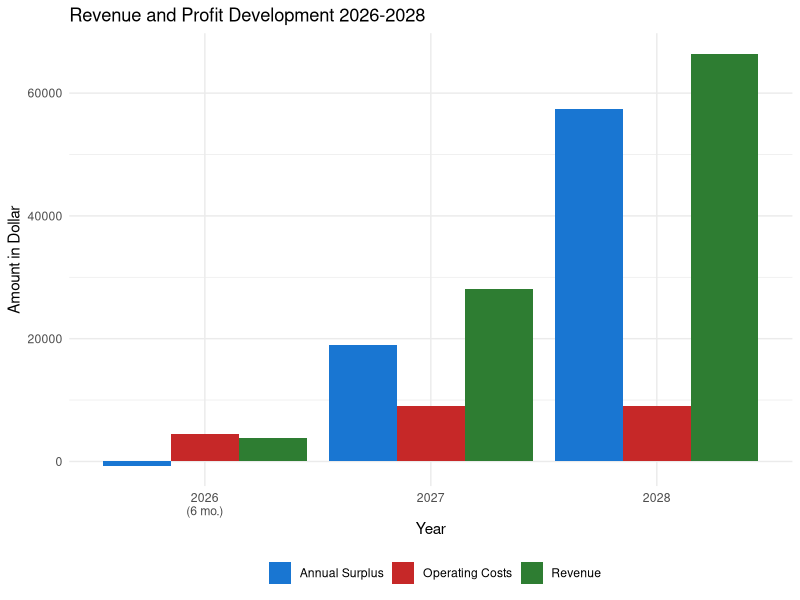

Write R code to recreate this figure.
## ---- chunk 1
#| echo: false
#| eval: true
#| label: fig-unternehmensentwicklung
#| fig-cap: "Revenue and Profit Development 2026-2028"
library(tidyverse)

# Creating data
jahre <- c("2026\n(6 mo.)", "2027", "2028")
umsatz <- c(3868, 28084, 66404)
kosten <- c(4530, 9060, 9060)
gewinn <- c(-662, 19024, 57344)

df <- tibble(
  Year = factor(jahre, levels = jahre),
  Revenue = umsatz,
  `Operating Costs` = kosten,
  `Annual Surplus` = gewinn
)

# Creating plot
df_long <- df |>
  pivot_longer(cols = -Year, names_to = "Category", values_to = "Amount")

ggplot(df_long, aes(x = Year, y = Amount, fill = Category)) +
  geom_col(position = "dodge") +
  scale_fill_manual(values = c("Revenue" = "#2E7D32",
                                "Operating Costs" = "#C62828",
                                "Annual Surplus" = "#1976D2")) +
  labs(title = "Revenue and Profit Development 2026-2028",
       x = "Year",
       y = "Amount in Dollar",
       fill = "") +
  theme_minimal() +
  theme(legend.position = "bottom")
